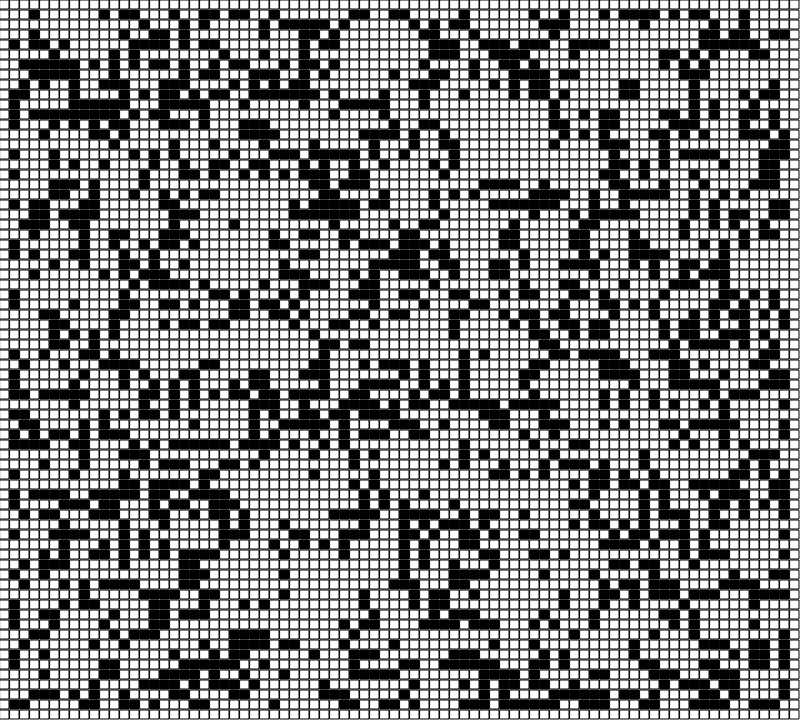
Frame 1 (no input)
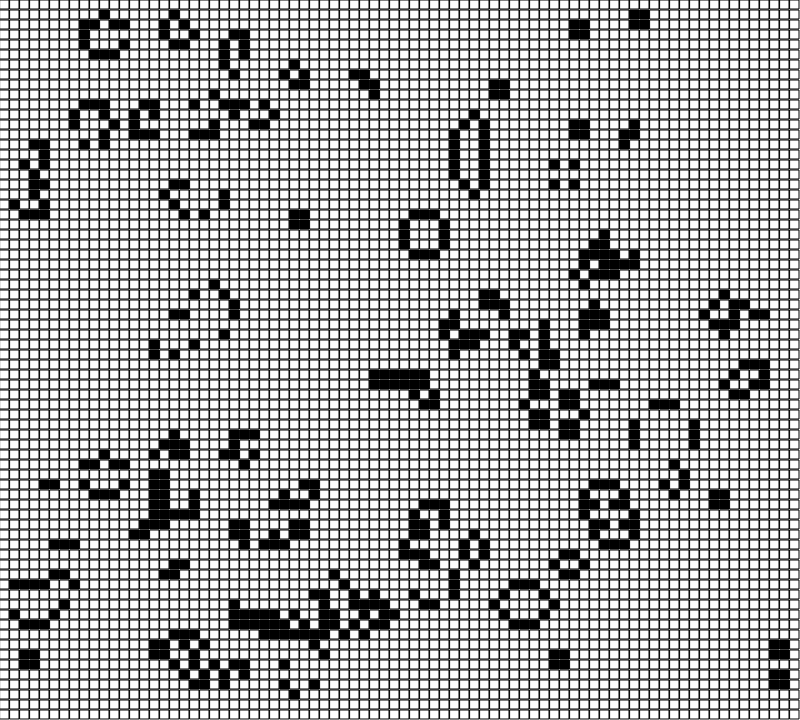
Frame 60 (no input)
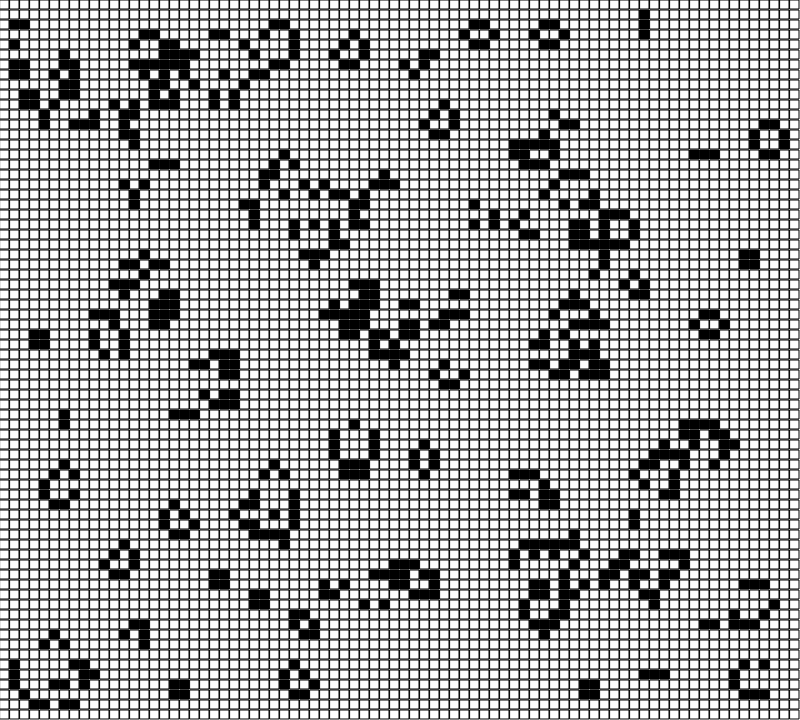
Frame 120 (the mouse pressed at the canvas centre since frame 60)

The p5.js sketch that drew these frames (run headless with seeded random() and noise() and a simulated clock; from frame 60 on, the mouse is pressed at the canvas centre):

// p5.js sketch
// ── sketch.js

let w;
let columns;
let rows;
let board;
let next;

function setup() {
  createCanvas(800,720);
  w = 10;

  columns = floor(width / w);
  rows = floor(height / w);

  board = new Array(columns);
  for (let i = 0; i < columns; i++) {
    board[i] = new Array(rows);
  }
  
  next = new Array(columns);
  for (i = 0; i < columns; i++) {
    next[i] = new Array(rows);
  }
  init();
}

function draw() {
  background(255);
  generate();
  for ( let i = 0; i < columns;i++) {
    for ( let j = 0; j < rows;j++) {
      if ((board[i][j] == 1)) fill(0);
      else fill(255);
      stroke(0);
      rect(i * w, j * w, w-1, w-1);
    }
  }

}

function keyPressed(){
  init()
  }

function mousePressed() {
  init();
}

function init() {
  for (let i = 0; i < columns; i++) {
    for (let j = 0; j < rows; j++) {

      if (i == 0 || j == 0 || i == columns-1 || j == rows-1) board[i][j] = 0;
      
      else board[i][j] = floor(random(2));
      next[i][j] = 0;
    }
  }
}

function generate() {


  for (let x = 1; x < columns - 1; x++) {
    for (let y = 1; y < rows - 1; y++) {
     
      let neighbors = 0;
      for (let i = -1; i <= 1; i++) {
        for (let j = -1; j <= 1; j++) {
          neighbors += board[x+i][y+j];
        }
      }

     
      neighbors -= board[x][y];
      
      if      ((board[x][y] == 1) && (neighbors <  2)) next[x][y] = 0;           // Loneliness
      else if ((board[x][y] == 1) && (neighbors >  3)) next[x][y] = 0;           // Overpopulation
      else if ((board[x][y] == 0) && (neighbors == 3)) next[x][y] = 1;           // Reproduction
      else                                             next[x][y] = board[x][y]; // Stasis
    }
  }

  let temp = board;
  board = next;
  next = temp;
}
